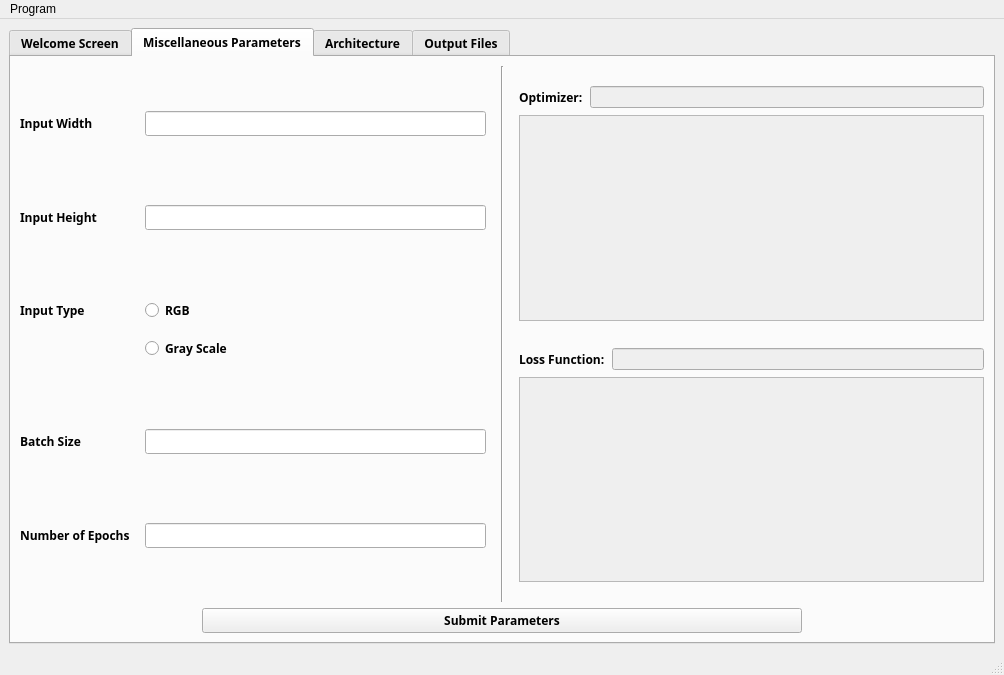
<?xml version="1.0" encoding="UTF-8"?>
<ui version="4.0">
 <class>MainWindow</class>
 <widget class="QMainWindow" name="MainWindow">
  <property name="geometry">
   <rect>
    <x>0</x>
    <y>0</y>
    <width>1004</width>
    <height>675</height>
   </rect>
  </property>
  <property name="windowTitle">
   <string>MainWindow</string>
  </property>
  <widget class="QWidget" name="centralwidget">
   <layout class="QGridLayout" name="gridLayout_4">
    <item row="0" column="0">
     <widget class="QTabWidget" name="tabWidget">
      <property name="sizePolicy">
       <sizepolicy hsizetype="Expanding" vsizetype="Expanding">
        <horstretch>0</horstretch>
        <verstretch>0</verstretch>
       </sizepolicy>
      </property>
      <property name="font">
       <font>
        <family>Siemens Sans</family>
        <weight>75</weight>
        <bold>true</bold>
       </font>
      </property>
      <property name="autoFillBackground">
       <bool>false</bool>
      </property>
      <property name="styleSheet">
       <string notr="true"/>
      </property>
      <property name="currentIndex">
       <number>1</number>
      </property>
      <widget class="QWidget" name="Dashboard">
       <attribute name="title">
        <string>Welcome Screen</string>
       </attribute>
       <layout class="QVBoxLayout" name="verticalLayout_10">
        <item>
         <widget class="QLabel" name="label">
          <property name="font">
           <font>
            <family>Siemens Sans</family>
            <pointsize>14</pointsize>
            <weight>75</weight>
            <bold>true</bold>
           </font>
          </property>
          <property name="styleSheet">
           <string notr="true"/>
          </property>
          <property name="text">
           <string>&lt;html&gt;&lt;head/&gt;&lt;body&gt;&lt;p align=&quot;center&quot;&gt;Application Specific Deep Learning Accelerator&lt;/p&gt;&lt;/body&gt;&lt;/html&gt;</string>
          </property>
         </widget>
        </item>
       </layout>
      </widget>
      <widget class="QWidget" name="tab_2">
       <attribute name="title">
        <string>Miscellaneous Parameters</string>
       </attribute>
       <layout class="QGridLayout" name="gridLayout_5">
        <item row="0" column="0">
         <layout class="QVBoxLayout" name="verticalLayout_19">
          <item>
           <layout class="QHBoxLayout" name="horizontalLayout_16">
            <property name="spacing">
             <number>15</number>
            </property>
            <item>
             <layout class="QFormLayout" name="formLayout_2">
              <item row="0" column="0">
               <spacer name="verticalSpacer_10">
                <property name="orientation">
                 <enum>Qt::Vertical</enum>
                </property>
                <property name="sizeType">
                 <enum>QSizePolicy::Fixed</enum>
                </property>
                <property name="sizeHint" stdset="0">
                 <size>
                  <width>20</width>
                  <height>30</height>
                 </size>
                </property>
               </spacer>
              </item>
              <item row="1" column="0">
               <widget class="QLabel" name="inputWidth_label_2">
                <property name="text">
                 <string>Input Width</string>
                </property>
               </widget>
              </item>
              <item row="1" column="1">
               <widget class="QLineEdit" name="inputWidth_QLineEdit"/>
              </item>
              <item row="2" column="0">
               <spacer name="verticalSpacer_11">
                <property name="orientation">
                 <enum>Qt::Vertical</enum>
                </property>
                <property name="sizeHint" stdset="0">
                 <size>
                  <width>20</width>
                  <height>40</height>
                 </size>
                </property>
               </spacer>
              </item>
              <item row="3" column="0">
               <widget class="QLabel" name="inputHeight_label_2">
                <property name="text">
                 <string>Input Height</string>
                </property>
               </widget>
              </item>
              <item row="3" column="1">
               <widget class="QLineEdit" name="inputHeight_QLineEdit"/>
              </item>
              <item row="4" column="0">
               <spacer name="verticalSpacer_12">
                <property name="orientation">
                 <enum>Qt::Vertical</enum>
                </property>
                <property name="sizeHint" stdset="0">
                 <size>
                  <width>20</width>
                  <height>40</height>
                 </size>
                </property>
               </spacer>
              </item>
              <item row="8" column="0">
               <widget class="QLabel" name="batchSize_label_2">
                <property name="text">
                 <string>Batch Size</string>
                </property>
               </widget>
              </item>
              <item row="8" column="1">
               <widget class="QLineEdit" name="batchSize_QLineEdit"/>
              </item>
              <item row="9" column="0">
               <spacer name="verticalSpacer_13">
                <property name="orientation">
                 <enum>Qt::Vertical</enum>
                </property>
                <property name="sizeHint" stdset="0">
                 <size>
                  <width>20</width>
                  <height>40</height>
                 </size>
                </property>
               </spacer>
              </item>
              <item row="10" column="0">
               <widget class="QLabel" name="numberEpochs_label_2">
                <property name="text">
                 <string>Number of Epochs</string>
                </property>
               </widget>
              </item>
              <item row="10" column="1">
               <widget class="QLineEdit" name="numEpochs_QLineEdit"/>
              </item>
              <item row="11" column="0">
               <spacer name="verticalSpacer_15">
                <property name="orientation">
                 <enum>Qt::Vertical</enum>
                </property>
                <property name="sizeHint" stdset="0">
                 <size>
                  <width>20</width>
                  <height>40</height>
                 </size>
                </property>
               </spacer>
              </item>
              <item row="6" column="1">
               <widget class="QRadioButton" name="inputType_grayScale_QRadioButton">
                <property name="font">
                 <font>
                  <family>Siemens Sans</family>
                  <weight>75</weight>
                  <bold>true</bold>
                 </font>
                </property>
                <property name="text">
                 <string>Gray Scale</string>
                </property>
               </widget>
              </item>
              <item row="5" column="1">
               <widget class="QRadioButton" name="inputType_RGB_QRadioButton">
                <property name="font">
                 <font>
                  <family>Siemens Sans</family>
                  <weight>75</weight>
                  <bold>true</bold>
                 </font>
                </property>
                <property name="text">
                 <string>RGB</string>
                </property>
               </widget>
              </item>
              <item row="5" column="0">
               <widget class="QLabel" name="inputHeight_label_3">
                <property name="text">
                 <string>Input Type</string>
                </property>
               </widget>
              </item>
              <item row="7" column="0">
               <spacer name="verticalSpacer_14">
                <property name="orientation">
                 <enum>Qt::Vertical</enum>
                </property>
                <property name="sizeHint" stdset="0">
                 <size>
                  <width>20</width>
                  <height>40</height>
                 </size>
                </property>
               </spacer>
              </item>
             </layout>
            </item>
            <item>
             <widget class="Line" name="line">
              <property name="orientation">
               <enum>Qt::Vertical</enum>
              </property>
             </widget>
            </item>
            <item>
             <layout class="QVBoxLayout" name="verticalLayout_13">
              <property name="spacing">
               <number>7</number>
              </property>
              <item>
               <spacer name="verticalSpacer_17">
                <property name="orientation">
                 <enum>Qt::Vertical</enum>
                </property>
                <property name="sizeType">
                 <enum>QSizePolicy::Fixed</enum>
                </property>
                <property name="sizeHint" stdset="0">
                 <size>
                  <width>20</width>
                  <height>20</height>
                 </size>
                </property>
               </spacer>
              </item>
              <item>
               <layout class="QHBoxLayout" name="horizontalLayout_2">
                <item>
                 <widget class="QLabel" name="optimizer_label_2">
                  <property name="text">
                   <string>Optimizer:</string>
                  </property>
                 </widget>
                </item>
                <item>
                 <widget class="QLineEdit" name="selectedOptimizer_QLineEdit">
                  <property name="enabled">
                   <bool>false</bool>
                  </property>
                  <property name="styleSheet">
                   <string notr="true">QLineEdit{
	color: black;
}</string>
                  </property>
                 </widget>
                </item>
               </layout>
              </item>
              <item>
               <widget class="QScrollArea" name="scrollArea_3">
                <property name="widgetResizable">
                 <bool>true</bool>
                </property>
                <widget class="QWidget" name="scrollwidget_2">
                 <property name="geometry">
                  <rect>
                   <x>0</x>
                   <y>0</y>
                   <width>454</width>
                   <height>175</height>
                  </rect>
                 </property>
                 <layout class="QVBoxLayout" name="verticalLayout_5">
                  <item>
                   <layout class="QVBoxLayout" name="optimizersList_QVBoxLayout"/>
                  </item>
                 </layout>
                </widget>
               </widget>
              </item>
              <item>
               <spacer name="verticalSpacer_9">
                <property name="orientation">
                 <enum>Qt::Vertical</enum>
                </property>
                <property name="sizeType">
                 <enum>QSizePolicy::Fixed</enum>
                </property>
                <property name="sizeHint" stdset="0">
                 <size>
                  <width>20</width>
                  <height>20</height>
                 </size>
                </property>
               </spacer>
              </item>
              <item>
               <layout class="QHBoxLayout" name="horizontalLayout">
                <item>
                 <widget class="QLabel" name="lossFunction_label_2">
                  <property name="text">
                   <string>Loss Function:</string>
                  </property>
                 </widget>
                </item>
                <item>
                 <widget class="QLineEdit" name="selectedLossFunc_QLineEdit">
                  <property name="enabled">
                   <bool>false</bool>
                  </property>
                  <property name="styleSheet">
                   <string notr="true">QLineEdit{
	color: black;
}</string>
                  </property>
                  <property name="text">
                   <string/>
                  </property>
                 </widget>
                </item>
               </layout>
              </item>
              <item>
               <widget class="QScrollArea" name="scrollArea_4">
                <property name="widgetResizable">
                 <bool>true</bool>
                </property>
                <widget class="QWidget" name="scrollwidget_4">
                 <property name="geometry">
                  <rect>
                   <x>0</x>
                   <y>0</y>
                   <width>454</width>
                   <height>175</height>
                  </rect>
                 </property>
                 <layout class="QVBoxLayout" name="verticalLayout_6">
                  <item>
                   <layout class="QVBoxLayout" name="lossFuncsList_QVBoxLayout"/>
                  </item>
                 </layout>
                </widget>
               </widget>
              </item>
              <item>
               <spacer name="verticalSpacer_16">
                <property name="orientation">
                 <enum>Qt::Vertical</enum>
                </property>
                <property name="sizeType">
                 <enum>QSizePolicy::Fixed</enum>
                </property>
                <property name="sizeHint" stdset="0">
                 <size>
                  <width>20</width>
                  <height>20</height>
                 </size>
                </property>
               </spacer>
              </item>
             </layout>
            </item>
           </layout>
          </item>
          <item>
           <layout class="QHBoxLayout" name="horizontalLayout_17">
            <item>
             <widget class="QPushButton" name="submitParams_QPushButton">
              <property name="maximumSize">
               <size>
                <width>600</width>
                <height>1000</height>
               </size>
              </property>
              <property name="font">
               <font>
                <family>Siemens Sans</family>
                <weight>75</weight>
                <bold>true</bold>
               </font>
              </property>
              <property name="statusTip">
               <string>Submit the parameters written above</string>
              </property>
              <property name="styleSheet">
               <string notr="true"/>
              </property>
              <property name="text">
               <string>Submit Parameters</string>
              </property>
              <property name="default">
               <bool>false</bool>
              </property>
             </widget>
            </item>
           </layout>
          </item>
         </layout>
        </item>
       </layout>
      </widget>
      <widget class="QWidget" name="tab">
       <attribute name="title">
        <string>Architecture</string>
       </attribute>
       <layout class="QGridLayout" name="gridLayout_3">
        <item row="0" column="0">
         <layout class="QHBoxLayout" name="horizontalLayout_13" stretch="2,1">
          <item>
           <widget class="QScrollArea" name="scrollArea">
            <property name="widgetResizable">
             <bool>true</bool>
            </property>
            <widget class="QWidget" name="scrollwidget">
             <property name="geometry">
              <rect>
               <x>0</x>
               <y>0</y>
               <width>628</width>
               <height>506</height>
              </rect>
             </property>
             <layout class="QVBoxLayout" name="verticalLayout_4">
              <item>
               <layout class="QVBoxLayout" name="layersList_QVBoxLayout"/>
              </item>
             </layout>
            </widget>
           </widget>
          </item>
          <item>
           <widget class="QScrollArea" name="scrollArea_2">
            <property name="styleSheet">
             <string notr="true"/>
            </property>
            <property name="widgetResizable">
             <bool>true</bool>
            </property>
            <widget class="QWidget" name="scrollwidget_3">
             <property name="geometry">
              <rect>
               <x>0</x>
               <y>0</y>
               <width>313</width>
               <height>506</height>
              </rect>
             </property>
             <layout class="QVBoxLayout" name="verticalLayout_17">
              <item>
               <layout class="QVBoxLayout" name="addedLayers_QVBoxLayout"/>
              </item>
             </layout>
            </widget>
           </widget>
          </item>
         </layout>
        </item>
        <item row="1" column="0">
         <layout class="QHBoxLayout" name="horizontalLayout_23">
          <property name="spacing">
           <number>7</number>
          </property>
          <property name="leftMargin">
           <number>350</number>
          </property>
          <property name="topMargin">
           <number>5</number>
          </property>
          <property name="rightMargin">
           <number>350</number>
          </property>
          <item>
           <widget class="QPushButton" name="submitArch_QPushButton">
            <property name="font">
             <font>
              <family>Siemens Sans</family>
              <weight>75</weight>
              <bold>true</bold>
             </font>
            </property>
            <property name="text">
             <string>Submit Architecture</string>
            </property>
           </widget>
          </item>
         </layout>
        </item>
       </layout>
      </widget>
      <widget class="QWidget" name="OutputFiles">
       <attribute name="title">
        <string>Output Files</string>
       </attribute>
       <layout class="QVBoxLayout" name="verticalLayout_8">
        <item>
         <layout class="QHBoxLayout" name="horizontalLayout_5">
          <property name="topMargin">
           <number>0</number>
          </property>
          <item>
           <layout class="QVBoxLayout" name="verticalLayout_2">
            <property name="topMargin">
             <number>0</number>
            </property>
            <item>
             <widget class="QLabel" name="Lcode">
              <property name="font">
               <font>
                <family>Siemens Sans</family>
                <weight>75</weight>
                <bold>true</bold>
               </font>
              </property>
              <property name="text">
               <string>Code Sample</string>
              </property>
              <property name="alignment">
               <set>Qt::AlignCenter</set>
              </property>
             </widget>
            </item>
            <item>
             <widget class="QTextBrowser" name="codeSample">
              <property name="styleSheet">
               <string notr="true">background-color: white;</string>
              </property>
             </widget>
            </item>
           </layout>
          </item>
          <item>
           <layout class="QVBoxLayout" name="verticalLayout_9">
            <property name="rightMargin">
             <number>0</number>
            </property>
            <item>
             <widget class="QLabel" name="Lgenerated">
              <property name="font">
               <font>
                <family>Siemens Sans</family>
                <weight>75</weight>
                <bold>true</bold>
               </font>
              </property>
              <property name="text">
               <string>Generated Files</string>
              </property>
              <property name="alignment">
               <set>Qt::AlignCenter</set>
              </property>
             </widget>
            </item>
            <item>
             <widget class="QListWidget" name="generatedFiles">
              <property name="autoFillBackground">
               <bool>true</bool>
              </property>
              <property name="styleSheet">
               <string notr="true">background-color: rgb(255, 255, 255);</string>
              </property>
             </widget>
            </item>
           </layout>
          </item>
         </layout>
        </item>
        <item>
         <layout class="QHBoxLayout" name="horizontalLayout_7">
          <property name="spacing">
           <number>20</number>
          </property>
          <property name="topMargin">
           <number>0</number>
          </property>
          <item>
           <widget class="QPushButton" name="generateFiles_QPushButton">
            <property name="font">
             <font>
              <family>Siemens Sans</family>
              <weight>75</weight>
              <bold>true</bold>
             </font>
            </property>
            <property name="toolTip">
             <string>&lt;html&gt;&lt;head/&gt;&lt;body&gt;&lt;p&gt;Generate pytorch using the parameters submitted&lt;/p&gt;&lt;/body&gt;&lt;/html&gt;</string>
            </property>
            <property name="text">
             <string>Generate Pytorch Files</string>
            </property>
           </widget>
          </item>
          <item>
           <widget class="QPushButton" name="trainPyModel_btn">
            <property name="font">
             <font>
              <family>Siemens Sans</family>
              <weight>75</weight>
              <bold>true</bold>
             </font>
            </property>
            <property name="text">
             <string>Train Pytorch Model</string>
            </property>
           </widget>
          </item>
          <item>
           <widget class="QPushButton" name="systemCWrapper_btn">
            <property name="font">
             <font>
              <family>Siemens Sans</family>
              <weight>75</weight>
              <bold>true</bold>
             </font>
            </property>
            <property name="text">
             <string>SystemC wrapper</string>
            </property>
           </widget>
          </item>
         </layout>
        </item>
       </layout>
      </widget>
     </widget>
    </item>
   </layout>
  </widget>
  <widget class="QStatusBar" name="statusbar"/>
  <widget class="QMenuBar" name="menuBar">
   <property name="geometry">
    <rect>
     <x>0</x>
     <y>0</y>
     <width>1004</width>
     <height>26</height>
    </rect>
   </property>
   <widget class="QMenu" name="menuProgram">
    <property name="title">
     <string>Program</string>
    </property>
    <addaction name="actionReset"/>
    <addaction name="separator"/>
   </widget>
   <addaction name="menuProgram"/>
  </widget>
  <action name="actionReset">
   <property name="text">
    <string>Reset</string>
   </property>
  </action>
 </widget>
 <tabstops>
  <tabstop>codeSample</tabstop>
  <tabstop>generatedFiles</tabstop>
  <tabstop>generateFiles_QPushButton</tabstop>
  <tabstop>trainPyModel_btn</tabstop>
  <tabstop>systemCWrapper_btn</tabstop>
 </tabstops>
 <resources/>
 <connections/>
</ui>
